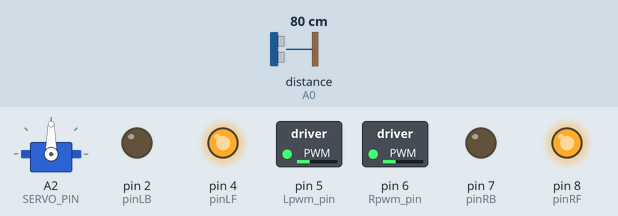
Recording of a sketch running on a simulated Arduino Uno, built with avr-gcc and run on an emulated ATmega328P. Parts: servo, switched loads named in the sketch (green lamp = pin HIGH), output pins drawn as LEDs (lit = HIGH). Wiring (inferred from the names in the program): ultrasonic range finder: trigger A1; echo A0. Inputs (shaded band) come from the test bench; at power-on: distance to the obstacle (sensor on A0) 80 cm. The echo pulse lasts 58.3 µs per cm; pins used as bus, display or sensor lines are not drawn; what the sketch prints to the serial monitor is not drawn.

Above: at 2.2 s.
2.3 s: distance to the obstacle (sensor on A0) set to 17 cm
5.3 s: distance to the obstacle (sensor on A0) set to 14 cm
At 7.2 s:
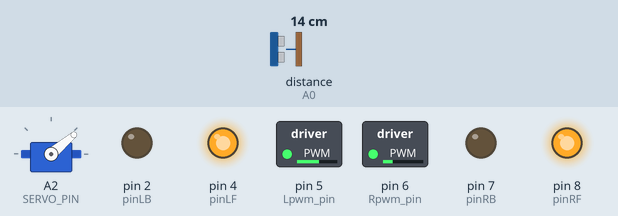
8.3 s: distance to the obstacle (sensor on A0) set to 18 cm
11.3 s: distance to the obstacle (sensor on A0) set to 33 cm
At 12.3 s:
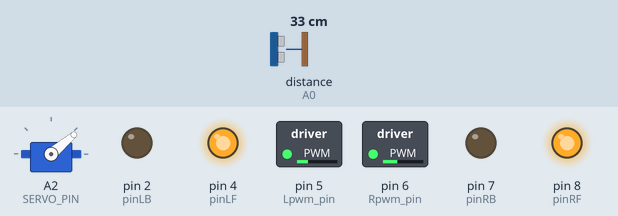
14.3 s: distance to the obstacle (sensor on A0) set to 40 cm
At 16.2 s:
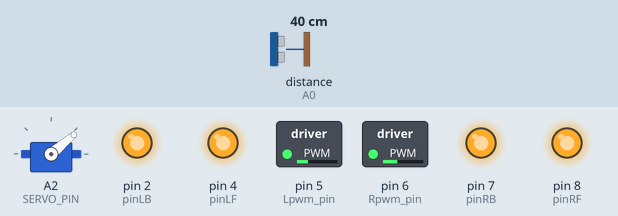
Timing chart, 0 to 19.8 s (numbered marks = the images above; inputs shaded):
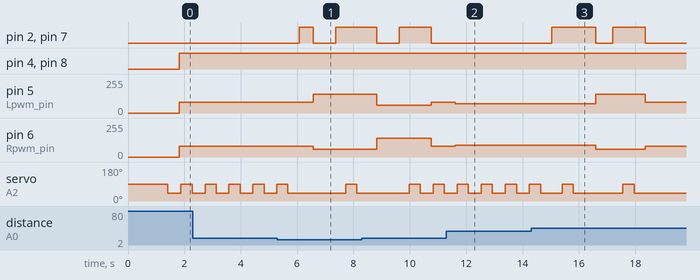

Measured:
- the behaviour switches between 16 and 15 cm on distance to the obstacle (sensor on A0) (found by bisection; images 0 and 1)
- the behaviour switches between 35 and 36 cm on distance to the obstacle (sensor on A0) (found by bisection; images 2 and 3)
- after the input at 5.3 s, pin 2 (pinLB), pin 7 (pinRB): LOW → HIGH after 0.77 s, → LOW 0.50 s later, → HIGH 0.80 s later; pin 5 (Lpwm_pin): 80/255 → 140/255 after 1.3 s; pin 6 (Rpwm_pin): 80/255 → 60/255 after 1.3 s
- after the input at 11.3 s, pin 5 (Lpwm_pin): 80/255 → 70/255 after 0.32 s; pin 6 (Rpwm_pin): 80/255 → 90/255 after 0.32 s
- after the input at 14.3 s, pin 2 (pinLB), pin 7 (pinRB): LOW → HIGH after 0.74 s, → LOW 1.6 s later, → HIGH 0.60 s later, → LOW 1.2 s later; pin 5 (Lpwm_pin): 70/255 → 140/255 after 2.3 s, → 80/255 1.8 s later; pin 6 (Rpwm_pin): 90/255 → 60/255 after 2.3 s, → 80/255 1.8 s later

The sketch:

arduino_robot_code.ino
```cpp
/**
 * Κώδικας Ρομπότ Arduino με 2 Λειτουργίες:
 * 1. Παρακολούθηση διαδρόμου (CORRIDOR_FOLLOW)
 * 2. Πλοήγηση και έξοδος από δωμάτιο (ROOM_NAVIGATION)
 */

#include <Servo.h> // Συμπερίληψη της βιβλιοθήκης Servo για τον έλεγχο του σερβομηχανισμού

// --- Ορισμός PIN για τα μοτέρ ---
#define Lpwm_pin 5 // Ορισμός του pin για το PWM του αριστερού κινητήρα
#define Rpwm_pin 6 // Ορισμός του pin για το PWM του δεξιού κινητήρα
int pinLB = 2;     // Ορισμός του pin για το πίσω αριστερό κινητήρα
int pinLF = 4;     // Ορισμός του pin για το μπροστά αριστερό κινητήρα
int pinRB = 7;     // Ορισμός του pin για το πίσω δεξιό κινητήρα
int pinRF = 8;     // Ορισμός του pin για το μπροστά δεξιό κινητήρα

// --- Ορισμός PIN για αισθητήρα υπερήχων και servo ---
#define TRIG_PIN A1   // Trigger του αισθητήρα υπερήχων
#define ECHO_PIN A0   // Echo του αισθητήρα υπερήχων
#define SERVO_PIN A2  // Pin του σερβομηχανισμού
Servo myservo;       // Δημιουργία αντικειμένου σερβομηχανισμού

// --- Ρυθμίσεις κίνησης και αποστάσεων ---
const int BASE_SPEED = 80;            // Βασική ταχύτητα κίνησης
const int TURN_SPEED = 100;           // Ταχύτητα για στροφή
const int FRONT_MIN_DISTANCE = 15;    // Ελάχιστη απόσταση για να αποφευχθεί εμπόδιο μπροστά
const int DOOR_WIDTH_THRESHOLD = 35;  // Όριο απόστασης για να θεωρηθεί "πόρτα"

// --- Ρυθμίσεις γωνιών για τον σερβομηχανισμό ---
const int SERVO_LEFT = 160;   // Γωνία στροφής προς τα αριστερά
const int SERVO_CENTER = 90;  // Γωνία στο κέντρο (μπροστά)
const int SERVO_RIGHT = 40;   // Γωνία προς τα δεξιά

// --- Ρυθμίσεις καθυστερήσεων ---
const int SERVO_DELAY = 300;         // Καθυστέρηση μετά την κίνηση του servo (ms)
const int MEASURE_DELAY = 60;        // Καθυστέρηση μεταξύ μετρήσεων (ms)
const int CORRIDOR_DEAD_ZONE = 3;    // Νεκρή ζώνη διαφοράς για να θεωρείται στο κέντρο

// --- Λειτουργίες του ρομπότ ---
enum OperationMode {
  CORRIDOR_FOLLOW,   // Λειτουργία παρακολούθησης διαδρόμου
  ROOM_NAVIGATION    // Λειτουργία πλοήγησης και εξόδου από δωμάτιο
};

OperationMode currentMode = ROOM_NAVIGATION; // Επιλογή αρχικής λειτουργίας

// --- Καταστάσεις στη λειτουργία πλοήγησης δωματίου ---
enum RoomState {
  SEEK_WALL,     // Αναζήτηση τοίχου
  FOLLOW_WALL,   // Ακολούθηση τοίχου
  DETECT_DOOR,   // Εντοπισμός πόρτας
  EXIT_ROOM      // Έξοδος από το δωμάτιο
};

RoomState roomState = SEEK_WALL; // Αρχική κατάσταση

// --- Συνάρτηση αρχικοποίησης του ρομπότ ---
void setup() {
  // Ρύθμιση των pins των κινητήρων ως έξοδοι
  pinMode(pinLB, OUTPUT); pinMode(pinLF, OUTPUT);
  pinMode(pinRB, OUTPUT); pinMode(pinRF, OUTPUT);
  pinMode(Lpwm_pin, OUTPUT); pinMode(Rpwm_pin, OUTPUT);

  // Ρύθμιση του αισθητήρα υπερήχων
  pinMode(TRIG_PIN, OUTPUT);
  pinMode(ECHO_PIN, INPUT);

  // Σύνδεση και ευθυγράμμιση του σερβομηχανισμού
  myservo.attach(SERVO_PIN);
  myservo.write(SERVO_CENTER);
  delay(1000); // Μικρή αναμονή για σταθεροποίηση

  // Εκκίνηση σειριακής επικοινωνίας για debugging
  Serial.begin(9600);
  Serial.println("=== ΡΟΜΠΟΤ ΕΤΟΙΜΟ ===");
}

// --- Κύριος βρόχος επανάληψης ---
void loop() {
  if (currentMode == CORRIDOR_FOLLOW) {
    corridorFollowing(); // Λειτουργία παρακολούθησης διαδρόμου
  } else {
    roomNavigation();    // Λειτουργία πλοήγησης δωματίου
  }
  delay(MEASURE_DELAY); // Μικρή καθυστέρηση για σταθερότητα
}

// --- Συνάρτηση μέτρησης απόστασης με αισθητήρα υπερήχων ---
float getDistance() {
  digitalWrite(TRIG_PIN, LOW); delayMicroseconds(2);
  digitalWrite(TRIG_PIN, HIGH); delayMicroseconds(10);
  digitalWrite(TRIG_PIN, LOW);

  long duration = pulseIn(ECHO_PIN, HIGH, 30000); // Μέγιστο όριο μέτρησης
  if (duration == 0) return 200; // Αν δεν λάβει παλμό, επιστρέφει 200

  float distance = duration / 58.0; // Μετατροπή σε εκατοστά
  delay(10);
  return distance;
}

// --- Μέτρηση απόστασης προς μια συγκεκριμένη κατεύθυνση ---
float measureAtAngle(int angle) {
  myservo.write(angle); // Στρέφει τον servo στη συγκεκριμένη γωνία
  delay(SERVO_DELAY);   // Αναμονή για σταθεροποίηση

  float sum = 0;
  for (int i = 0; i < 3; i++) {
    sum += getDistance(); // Λαμβάνει 3 μετρήσεις
    delay(20);
  }
  return sum / 3.0; // Επιστροφή μέσου όρου
}

// --- Συνάρτηση βασικής κίνησης του ρομπότ ---
void drive(int leftSpeed, int rightSpeed) {
  analogWrite(Lpwm_pin, constrain(leftSpeed, 0, 255));
  analogWrite(Rpwm_pin, constrain(rightSpeed, 0, 255));
  digitalWrite(pinLB, LOW); digitalWrite(pinLF, HIGH);
  digitalWrite(pinRB, LOW); digitalWrite(pinRF, HIGH);
}

// --- Σύντομες συναρτήσεις κίνησης ---
void moveForward(int speed = BASE_SPEED) {
  drive(speed, speed);
}

void turnLeft(int speed = TURN_SPEED) {
  drive(speed - 40, speed + 40); // Στροφή προς τα αριστερά
}

void turnRight(int speed = TURN_SPEED) {
  drive(speed + 40, speed - 40); // Στροφή προς τα δεξιά
}

void back() {
  digitalWrite(pinRB, HIGH); digitalWrite(pinRF, LOW);
  digitalWrite(pinLB, HIGH); digitalWrite(pinLF, LOW);
}

void stopMotors() {
  digitalWrite(pinRB, HIGH); digitalWrite(pinRF, HIGH);
  digitalWrite(pinLB, HIGH); digitalWrite(pinLF, HIGH);
}

// --- Λειτουργία παρακολούθησης διαδρόμου ---
void corridorFollowing() {
  float DL = measureAtAngle(SERVO_LEFT);   // Απόσταση αριστερά
  float DR = measureAtAngle(SERVO_RIGHT);  // Απόσταση δεξιά
  float DM = measureAtAngle(SERVO_CENTER); // Απόσταση μπροστά
  float diff = DL - DR; // Διαφορά αποστάσεων

  Serial.print("DL: "); Serial.print(DL);
  Serial.print(" DR: "); Serial.print(DR);
  Serial.print(" Δ: "); Serial.println(diff);

  if (DL < 10) {
    drive(BASE_SPEED - 15, BASE_SPEED + 15); // Πολύ κοντά αριστερά → στρίβει δεξιά
  } else if (DR < 10) {
    drive(BASE_SPEED + 15, BASE_SPEED - 15); // Πολύ κοντά δεξιά → στρίβει αριστερά
  } else if (abs(diff) < CORRIDOR_DEAD_ZONE) {
    moveForward(BASE_SPEED); // Στο κέντρο → κινείται ευθεία
  } else {
    int adjust = constrain(abs(diff) * 0.6, 5, 25); // Διόρθωση κατεύθυνσης
    if (diff < 0) {
      drive(BASE_SPEED - adjust, BASE_SPEED + adjust); // Πιο κοντά δεξιά
    } else {
      drive(BASE_SPEED + adjust, BASE_SPEED - adjust); // Πιο κοντά αριστερά
    }
  }
}

// --- Λειτουργία πλοήγησης και εξόδου από δωμάτιο ---
void roomNavigation() {
  float frontDist = measureAtAngle(SERVO_CENTER); // Απόσταση μπροστά
  float rightDist = measureAtAngle(SERVO_RIGHT);  // Απόσταση δεξιά

  switch (roomState) {
    case SEEK_WALL:
      if (frontDist < FRONT_MIN_DISTANCE) {
        stopMotors(); delay(500);
        turnRight(); delay(800);
        stopMotors(); delay(300);
        roomState = FOLLOW_WALL; // Τοίχος εντοπίστηκε
      } else {
        moveForward(BASE_SPEED); // Κινείται μέχρι να βρει τοίχο
      }
      break;

    case FOLLOW_WALL:
      if (frontDist < FRONT_MIN_DISTANCE) {
        stopMotors(); delay(300);
        turnLeft(); delay(800);
        stopMotors(); delay(300); // Αποφυγή εμποδίου μπροστά
      } else if (rightDist > DOOR_WIDTH_THRESHOLD) {
        stopMotors(); delay(300);
        roomState = DETECT_DOOR; // Πιθανή πόρτα
      } else {
        if (rightDist < 15) {
          drive(BASE_SPEED + 10, BASE_SPEED - 10); // Πολύ κοντά δεξιά
        } else if (rightDist > 25) {
          drive(BASE_SPEED - 10, BASE_SPEED + 10); // Πολύ μακριά δεξιά
        } else {
          moveForward(BASE_SPEED); // Σταθερή ακολούθηση τοίχου
        }
      }
      break;

    case DETECT_DOOR:
      rightDist = measureAtAngle(SERVO_RIGHT);
      if (rightDist > DOOR_WIDTH_THRESHOLD) {
        turnRight(); delay(600); stopMotors(); delay(300);
        roomState = EXIT_ROOM; // Πόρτα επιβεβαιώθηκε
      } else {
        roomState = FOLLOW_WALL; // Ψευδής ανίχνευση
      }
      break;

    case EXIT_ROOM:
      moveForward(BASE_SPEED); delay(2000); // Προχώρα ευθεία για 2 δευτερόλεπτα
      stopMotors();
      Serial.println(">>> ΕΠΙΤΥΧΗΣ ΕΞΟΔΟΣ ΑΠΟ ΤΟ ΔΩΜΑΤΙΟ <<<");
      while (true) delay(1000); // Σταμάτησε το πρόγραμμα
      break;
  }
}
```
